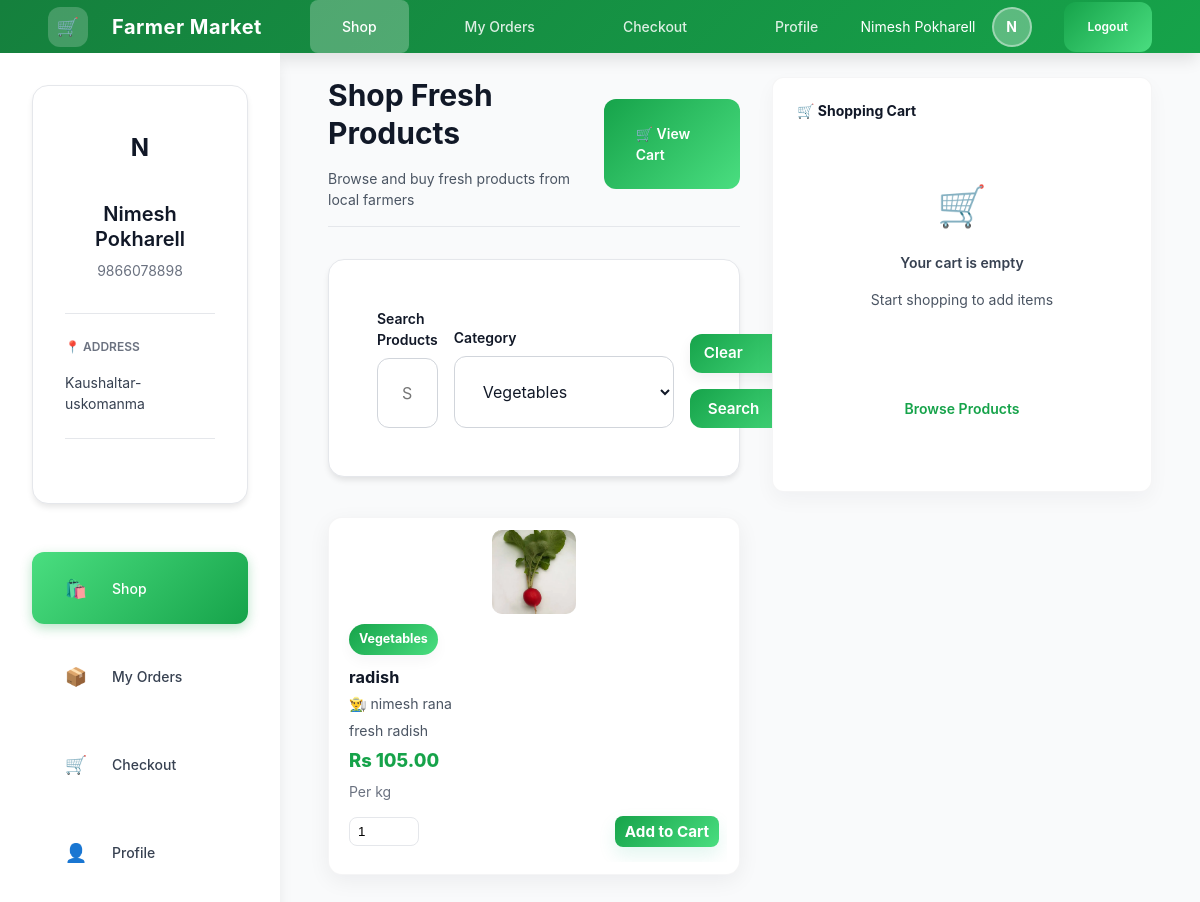
Page /LocalFarmerMarket2/buyer/dashboard.php?category=Vegetables (signed in) on the earlier database version.
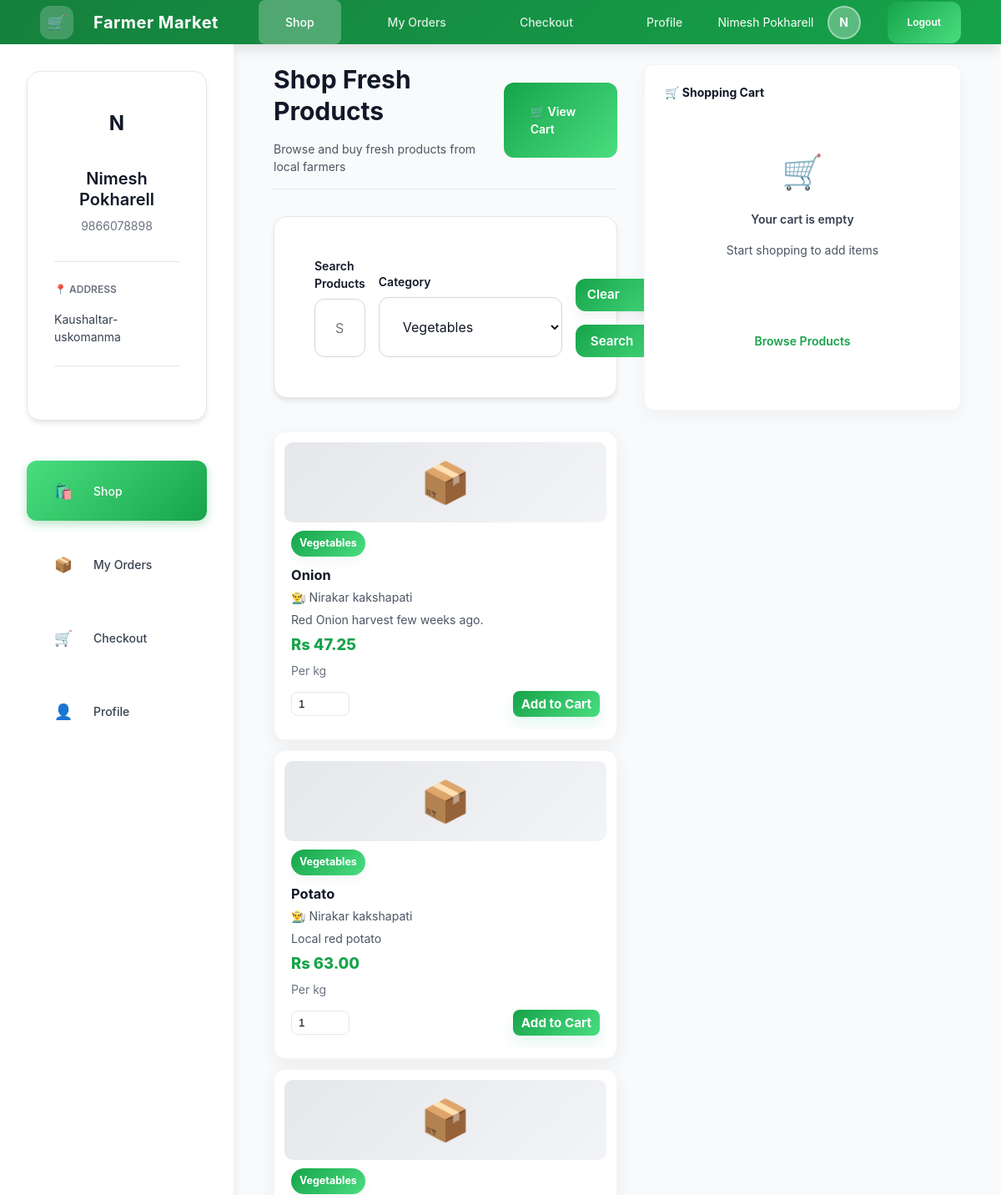
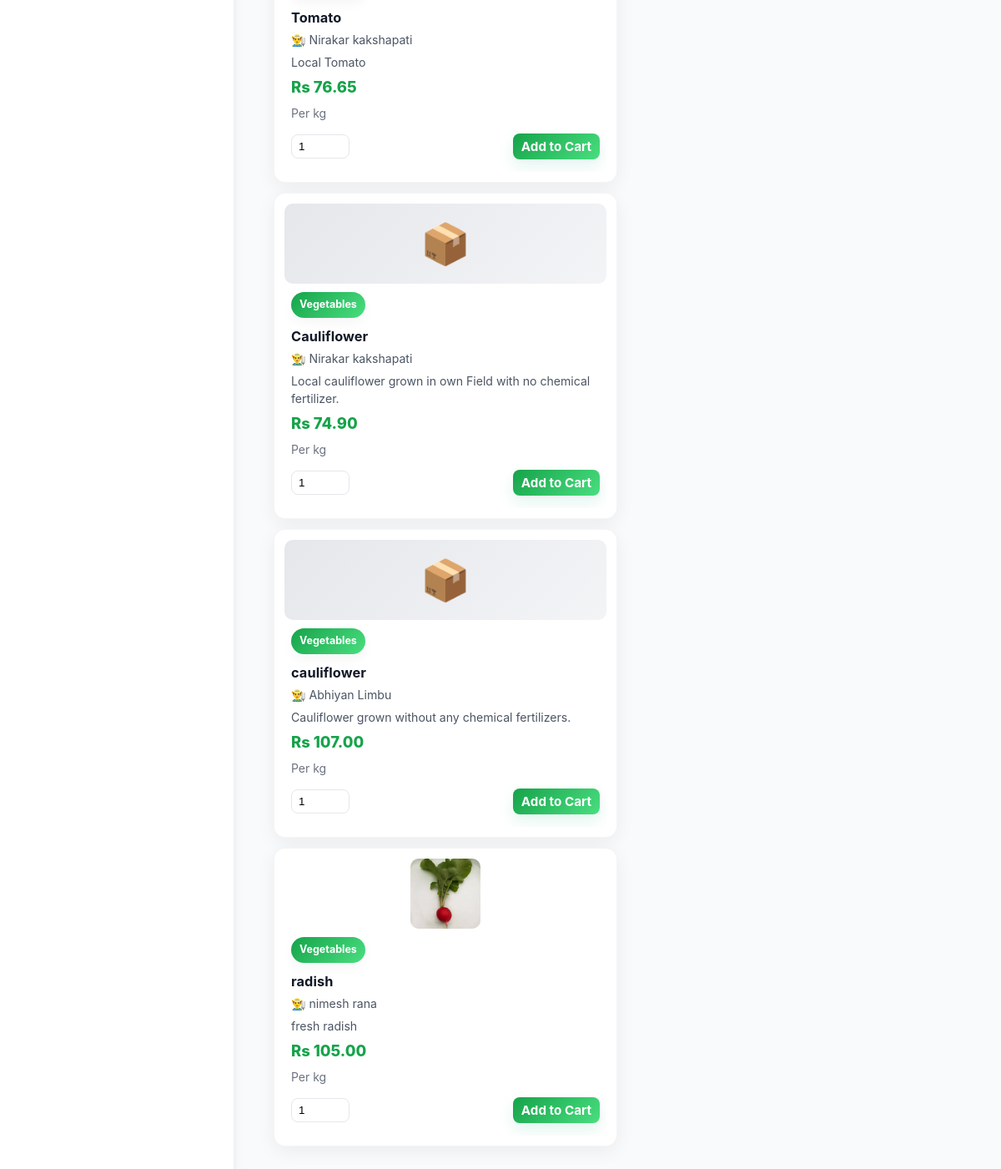
Same page on the later database version (2 pictures, top to bottom).
### tables this page shows
CREATE TABLE `buyer` (
  `buyer_id` int(11) NOT NULL,
  `name` varchar(100) NOT NULL,
  `contact` varchar(15) NOT NULL,
  `address` varchar(255) NOT NULL,
  `password` varchar(255) NOT NULL,
  `created_at` timestamp NOT NULL DEFAULT current_timestamp(),
  `is_active` tinyint(1) DEFAULT 1
);

CREATE TABLE `products` (
  `product_id` int(11) NOT NULL,
  `farmer_id` int(11) NOT NULL,
  `product_name` varchar(150) NOT NULL,
  `description` text DEFAULT NULL,
  `price` decimal(10,2) NOT NULL,
  `quantity` int(11) NOT NULL,
  `total_stock` int(11) DEFAULT 0,
  `sold_quantity` int(11) NOT NULL DEFAULT 0,
  `category` varchar(100) NOT NULL,
  `category_id` int(11) DEFAULT NULL,
  `image` varchar(255) DEFAULT NULL,
  `unit` varchar(50) DEFAULT 'kg',
  `created_at` timestamp NOT NULL DEFAULT current_timestamp(),
  `updated_at` timestamp NOT NULL DEFAULT current_timestamp() ON UPDATE current_timestamp(),
  `status` enum('pending','approved','rejected') DEFAULT 'pending',
  `admin_notes` text DEFAULT NULL,
  `admin_id` int(11) DEFAULT NULL,
  `is_active` tinyint(1) DEFAULT 1,
  `deleted_at` timestamp NULL DEFAULT NULL,
  `approval_status` enum('pending','approved','rejected') DEFAULT 'pending',
  `admin_price` decimal(10,2) DEFAULT NULL,
  `commission_rate` decimal(5,2) DEFAULT 5.00 COMMENT 'Commission percentage (5-10%)',
  `approved_by` int(11) DEFAULT NULL,
  `approved_at` datetime DEFAULT NULL,
  `rejection_reason` text DEFAULT NULL
);

CREATE TABLE `farmer` (
  `farmer_id` int(11) NOT NULL,
  `name` varchar(100) NOT NULL,
  `contact` varchar(15) NOT NULL,
  `address` varchar(255) NOT NULL,
  `description` text DEFAULT NULL,
  `farm_type` varchar(100) DEFAULT NULL,
  `password` varchar(255) NOT NULL,
  `created_at` timestamp NOT NULL DEFAULT current_timestamp(),
  `is_active` tinyint(1) DEFAULT 1
);

### LocalFarmerMarket2/buyer/dashboard.php (the view, shortened to what the rows shown need)
<?php
require_once '../db.php';
$buyer_id = intval($_SESSION['buyer_id']);
$stmt = $conn->prepare("SELECT * FROM buyer WHERE buyer_id = ?");
$stmt->bind_param("i", $buyer_id);
$stmt->execute();
$profile = $stmt->get_result()->fetch_assoc();
$category_filter = trim($_GET['category'] ?? '');
$sql = "SELECT p.product_id, p.product_name, p.description,
               COALESCE(p.admin_price, p.price) as display_price,
               p.quantity as available_stock,
               p.total_stock,
               p.sold_quantity,
               p.category, p.image, p.unit,
               f.name as farmer_name, f.farmer_id
        FROM products p
        JOIN farmer f ON p.farmer_id = f.farmer_id
        WHERE p.approval_status = 'approved'
        AND p.quantity > 0
        AND f.is_active = 1";
$params = [];
$types = "";
if ($category_filter !== '') {
    $sql .= " AND p.category = ?";
    $params[] = $category_filter;
    $types .= "s";
}
$sql .= " ORDER BY p.created_at DESC";
$stmt = $conn->prepare($sql);
if ($types) {
    $stmt->bind_param($types, ...$params);
}
$stmt->execute();
$products = $stmt->get_result();
include 'includes/header.php';
?>
<div class="main-wrapper">
  <?php include 'includes/sidebar.php'; ?>
  <div class="main-content dashboard-page">
    <div style="display: flex; flex-direction: column; gap: var(--space-2xl);">
      <div class="page-header">
    <div>
      <h1 class="page-title">Shop Fresh Products</h1>
    </div>
  </div>
  <div class="grid grid-cols-3" style="margin-bottom: var(--space-3xl);">
    <?php if ($products->num_rows > 0): ?>
      <?php while ($p = $products->fetch_assoc()): ?>
        <div class="product-card">
          <?php if ($p['image'] && file_exists(__DIR__ . '/../uploads/' . $p['image'])): ?>
            <img src="../uploads/<?php echo htmlspecialchars($p['image']); ?>"
                 alt="<?php echo htmlspecialchars($p['product_name']); ?>"
                 class="product-image">
          <?php else: ?>
            <div class="product-image" style="display: flex; align-items: center; justify-content: center; background: linear-gradient(135deg, var(--gray-200), var(--gray-100)); font-size: 3rem;">
              📦
            </div>
          <?php endif; ?>
          <div class="product-info">
            <span class="product-category"><?php echo htmlspecialchars($p['category']); ?></span>
            <h3 class="product-name"><?php echo htmlspecialchars($p['product_name']); ?></h3>
            <p class="product-description">
              👨‍🌾 <?php echo htmlspecialchars($p['farmer_name']); ?>
            </p>
            <?php if ($p['description']): ?>
              <p class="product-description">
                <?php echo htmlspecialchars(substr($p['description'], 0, 100)); ?>
              </p>
            <?php endif; ?>
            <div class="product-price">Rs <?php echo number_format($p['display_price'], 2); ?></div>
            <p style="font-size: var(--text-sm); color: var(--gray-500); margin: 0;">Per <?php echo htmlspecialchars($p['unit']); ?></p>
            <form method="POST" class="product-footer" style="margin-top: auto;">
              <input type="number"
                     name="quantity"
                     value="1"
                     min="1"
                     max="<?php echo $p['available_stock']; ?>"
                     style="width: 70px;">
              <button type="submit" class="btn primary btn-add">
                Add to Cart
              </button>
            </form>
          </div>
        </div>
      <?php endwhile; ?>
    <?php endif; ?>
  </div>
    </div>
  </div>
</div>
</body>
</html>

### LocalFarmerMarket2/buyer/includes/header.php (shortened to what the rows shown need)
<?php
$buyer_name = $profile['name'] ?? 'Buyer';
$buyer_initial = strtoupper(substr($buyer_name, 0, 1));
?>
<!doctype html>
<html lang="en">
<head>
<link rel="stylesheet" href="../assets/css/buyer.css">
</head>
<body>
<header class="header">
  <div class="header-right">
    <div class="user-info">
      <span><?php echo htmlspecialchars($buyer_name); ?></span>
      <div class="user-avatar"><?php echo $buyer_initial; ?></div>
    </div>
  </div>
</header>

### LocalFarmerMarket2/buyer/includes/sidebar.php (shortened to what the rows shown need)
<?php
if (!function_exists('e')) {
    function e($v) {
        return htmlspecialchars($v, ENT_QUOTES|ENT_SUBSTITUTE, 'UTF-8');
    }
}
?>
<aside class="sidebar">
  <div class="card card-compact">
    <div style="text-align: center; margin-bottom: var(--space-lg);">
      <div class="user-avatar" style="width: 60px; height: 60px; font-size: var(--text-2xl); margin: 0 auto var(--space-md);">
        <?php echo strtoupper(substr($profile['name'], 0, 1)); ?>
      </div>
      <h4 style="margin: 0 0 var(--space-xs) 0;"><?php echo e($profile['name']); ?></h4>
      <p style="margin: 0; color: var(--gray-500); font-size: var(--text-sm);"><?php echo e($profile['contact']); ?></p>
    </div>
    <div style="padding: var(--space-md) 0; border-top: 1px solid var(--gray-200); border-bottom: 1px solid var(--gray-200); margin-bottom: var(--space-lg);">
      <p style="margin: 0 0 var(--space-sm) 0; font-size: var(--text-xs); color: var(--gray-500); text-transform: uppercase; font-weight: 600;">📍 Address</p>
      <p style="margin: 0; font-size: var(--text-sm);"><?php echo e($profile['address']); ?></p>
    </div>
  </div>
</aside>

Differences in the rows shown:
added products: category "Vegetables", product_name "Onion", farmer.name "Nirakar kakshapati", description "Red Onion harvest few weeks ago.", display_price "47.25", unit "kg"
added products: category "Vegetables", product_name "Potato", farmer.name "Nirakar kakshapati", description "Local red potato", display_price "63.00", unit "kg"
added products: category "Vegetables", product_name "Tomato", farmer.name "Nirakar kakshapati", description "Local Tomato", display_price "76.65", unit "kg"
added products: category "Vegetables", product_name "Cauliflower", farmer.name "Nirakar kakshapati", description "Local cauliflower grown in own Field with no chemical fertilizer.", display_price "74.90", unit "kg"
added products: category "Vegetables", product_name "cauliflower", farmer.name "Abhiyan Limbu", description "Cauliflower grown without any chemical fertilizers.", display_price "107.00", unit "kg"
